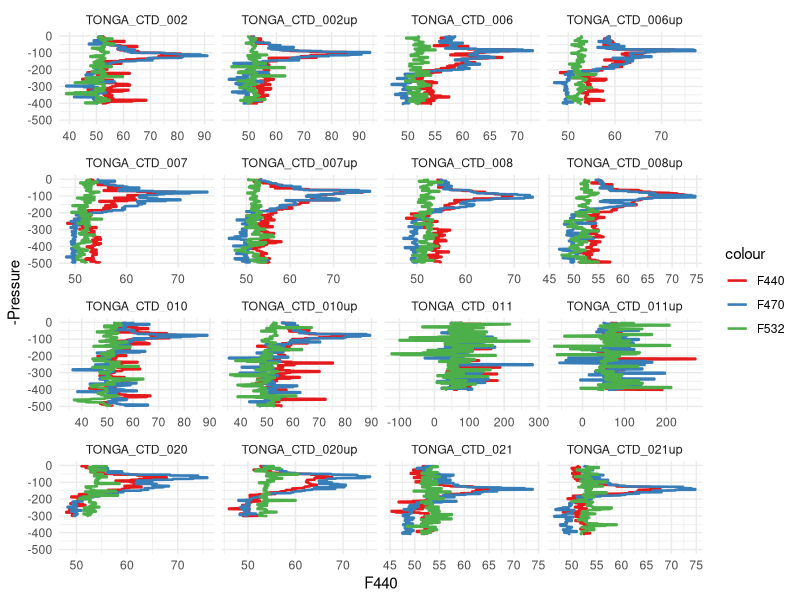
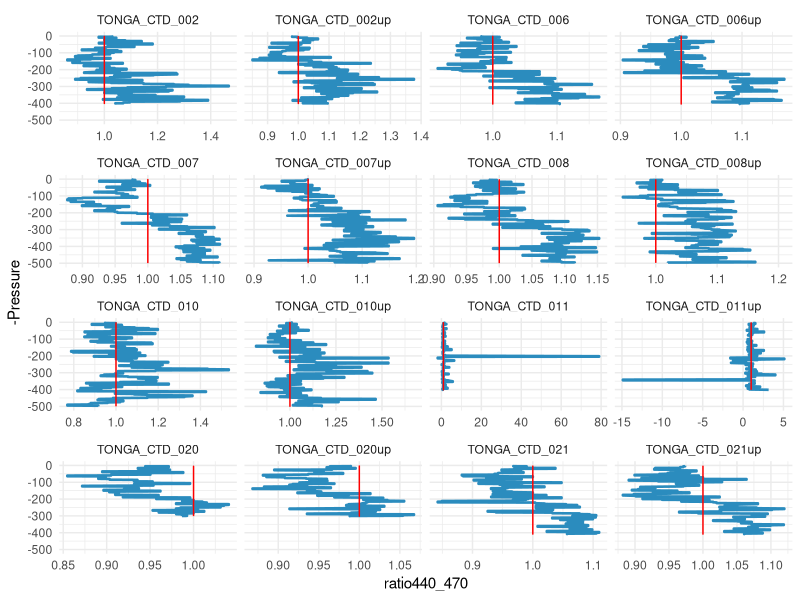
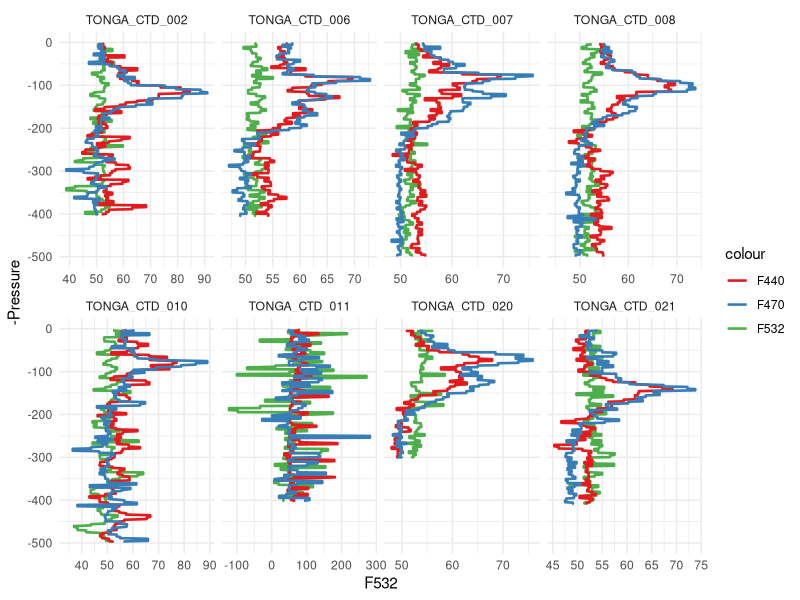
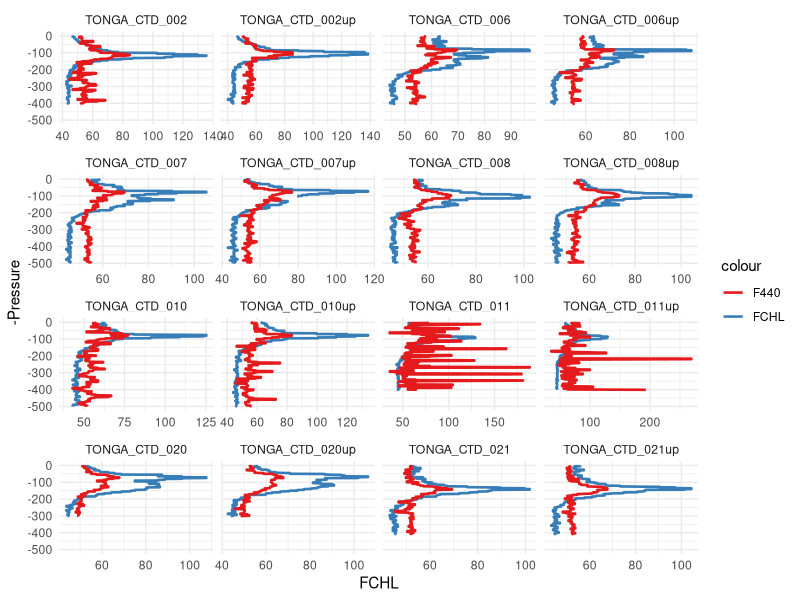

These charts were generated, in order, by the following R code:
library(tidyverse)

#read data
tonga_01 <- read_table2("Tonga/Data/TONGA_CTD_ECO1.txt")
tonga_02 <- read_table2("Tonga/Data/TONGA_CTD_ECO2.txt")

#make one file
tonga <- bind_rows(tonga_01, tonga_02)

#remove missing data 
tonga_to_plot <- filter(tonga, F440 > 0)
tonga_to_plot_base <- filter(tonga, FCHL > 0)

#bin data every 5 meters


tonga_bin <- tonga_to_plot %>%
  mutate(bin = floor((Pressure/5) + 1)) %>%  #create a column for the index of the bin
  group_by(bin, Station) %>% #group the df on each bin ans station
  summarise_at(.vars = c("F440", "F470", "F532", "Chlorophyll"), .funs = list(mean)) %>% #mean parameters in each group
  mutate(ratio440_470 = F440 / F470,
         ratio440_532 = F440/F532) %>% #compute some ratios
  ungroup()

tonga_bin_base <- tonga_to_plot_base %>%
  mutate(bin = floor((Pressure/5) + 1)) %>%  #create a column for the index of the bin
  group_by(bin, Station) %>% #group the df on each bin ans station
  summarise_at(.vars = c("FCHL", "BB700", "PAR"), .funs = list(mean)) %>% #mean parameters in each group
  ungroup()

tonga_to_plot <- tonga_to_plot %>% mutate(bin = floor((Pressure/5) + 1)) %>% #create an index for the bin in the other df
  select(bin, Station, Pressure) %>% 
  left_join(tonga_bin, by = c("bin", "Station"))#merge the two to keep all the depth values

tonga_to_plot_base <- tonga_to_plot_base %>% mutate(bin = floor((Pressure/5) + 1)) %>% #create an index for the bin in the other df
  select(bin, Station, Pressure) %>% 
  left_join(tonga_bin_base, by = c("bin", "Station"))#merge the two to keep all the depth values

ggplot(tonga_to_plot)+
  geom_path(aes(x = F440, y = -Pressure, colour = "F440"), size = 0.9)+
  geom_path(aes(x = F470, y = -Pressure, colour = "F470"), size = 0.9)+
  geom_path(aes(x = F532, y = -Pressure, colour = "F532"), size = 0.9)+
  scale_color_brewer(palette = "Set1")+
  ylim(-500,0)+
  theme_minimal()+
  facet_wrap( .~ Station, scales = "free_x")

ggplot(tonga_to_plot)+
  geom_path(aes(x = ratio440_470, y = -Pressure), colour = "#2b8cbe", size = 0.9)+
  geom_line(aes(x = 1, y = -Pressure), colour = "Red")+
  ylim(-500,0)+
  theme_minimal()+
  facet_wrap( .~ Station, scales = "free_x")


tonga_clean <- left_join(tonga_to_plot, select(tonga_to_plot_base, - Pressure), by = c("Station", "bin"))
tonga_clean$cast <- substr(tonga_clean$Station, 14,16) #create a column to know if the profile is up or down

ggplot(filter(tonga_clean, cast != "up"))+
  geom_path(aes(x = F532, y = -Pressure, colour = "F532"), size = 0.9)+
  geom_path(aes(x = F440, y = -Pressure, colour = "F440"), size = 0.9)+
  geom_path(aes(x = F470, y = -Pressure, colour = "F470"), size = 0.9)+
  scale_color_brewer(palette = "Set1")+
  ylim(-500,0)+
  theme_minimal()+
  facet_wrap( .~ Station, scales = "free_x", ncol = 4)


ggplot(tonga_clean)+
  geom_path(aes(x = FCHL, y = -Pressure, colour = "FCHL"), size = 0.9)+
  geom_path(aes(x = F440, y = -Pressure, colour = "F440"), size = 0.9)+
  scale_color_brewer(palette = "Set1")+
  ylim(-500,0)+
  theme_minimal()+
  facet_wrap( .~ Station, scales = "free_x", ncol = 4)





